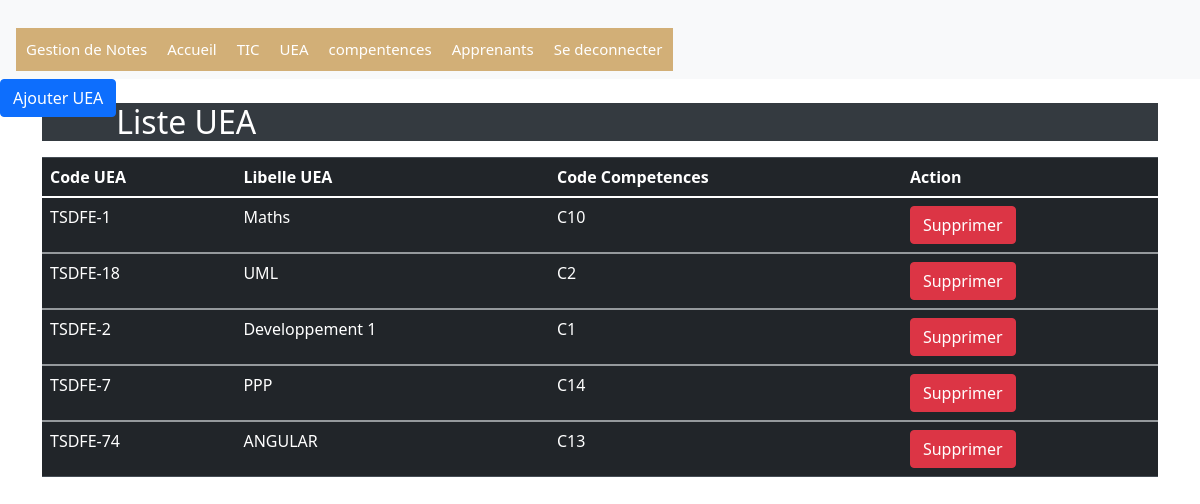
The app's page /uea.php with its own data.
### tables this page shows
CREATE TABLE IF NOT EXISTS `uea` (
  `code_uea` varchar(12) NOT NULL,
  `libelle_uea` varchar(100) DEFAULT NULL,
  `code_Competences` varchar(12) DEFAULT NULL,
  `coeff_uea` int(11) NOT NULL,
  PRIMARY KEY (`code_uea`),
  KEY `FK_uea_code_Competences` (`code_Competences`)
);

### uea.php (the view)
<html>
    <head>
        <link rel="stylesheet" href="https://stackpath.bootstrapcdn.com/bootstrap/4.4.1/css/bootstrap.min.css">
        <link rel="stylesheet" href="https://stackpath.bootstrapcdn.com/bootstrap/4.4.1/js/bootstrap.min.js">
        <link rel="stylesheet" href="https://stackpath.bootstrapcdn.com/bootstrap/4.4.1/js/bootstrap.bundle.min.js">
    </head>
    <body >
    <?php
          include 'nav2.php';
    ?>
        <div class="float-start">
		<a href="ajout_uea.php" class="btn-primary btn">Ajouter UEA</a>
		</div><br>
    <div class="container">
    <table class="table table-dark">
    <h2 class="table table-dark">Liste UEA</h2>
        <thead>
            <tr>
                <th scope="col">Code UEA</th>
                <th scope="col">Libelle UEA</th>
                <th scope="col">Code Competences</th>
                <th scope="col">Action</th>
            </tr>
            <?php
                include_once"connexion_db.php";
                $sql=mysqli_query($db,"SELECT * FROM uea");
                while($row=mysqli_fetch_assoc($sql)){
           ?>
        </thead>
        <tbody>
            <tr>
                <td><?=$row["code_uea"] ?></td>
                <td><?=$row["libelle_uea"] ?></td>
                <td><?=$row["code_Competences"] ?></td>
                <td><a class='btn btn-danger float-start' href="supprimer_uea.php?delete=<?= $row['code_uea']; ?>">Supprimer</a></td>
            </tr>
            <?php
                }
            ?>
        </tbody>
    </table>
    </div>
    </body>
</html>

### css/stylets.css (style rules this page uses)
* { margin: 0; padding: 0; }

### records on screen
uea: code_uea "TSDFE-1", libelle_uea "Maths", code_Competences "C10"
uea: code_uea "TSDFE-18", libelle_uea "UML", code_Competences "C2"
uea: code_uea "TSDFE-2", libelle_uea "Developpement 1", code_Competences "C1"
uea: code_uea "TSDFE-7", libelle_uea "PPP", code_Competences "C14"
uea: code_uea "TSDFE-74", libelle_uea "ANGULAR", code_Competences "C13"
